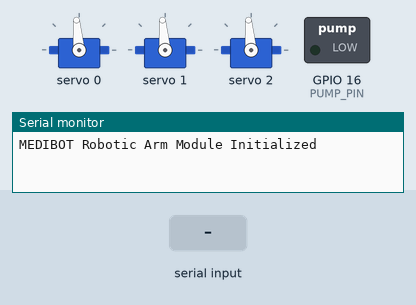
The sketch below on a simulated ESP32. On the bench: 3 × servo, switched loads named in the sketch (green lamp = pin HIGH), the last lines printed to the serial monitor. Inputs (shaded band) come from the test bench.

Above: at 1.2 s.
1.3 s: "DISPENSE\n" received over the second serial link
At 1.7 s:
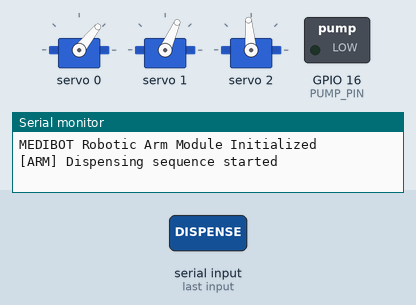
4.3 s: "DISPENSE\n" received over Serial
At 4.8 s:
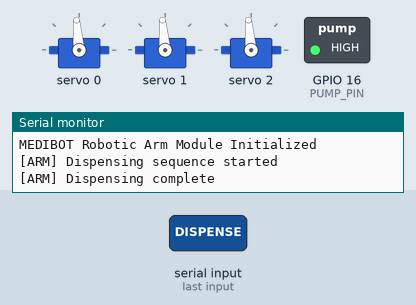
5.8 s: "B\n" received over Serial
At 7.0 s:
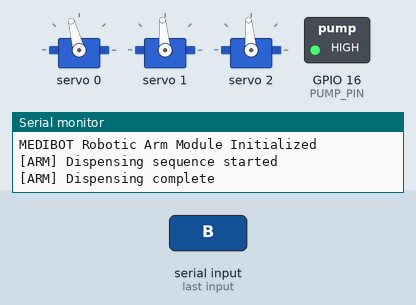
7.3 s: "M\n" received over Serial
At 8.1 s:
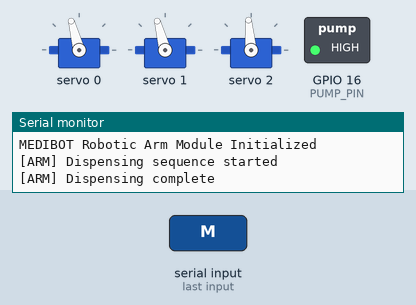
8.8 s: "T\n" received over Serial
At 9.3 s:
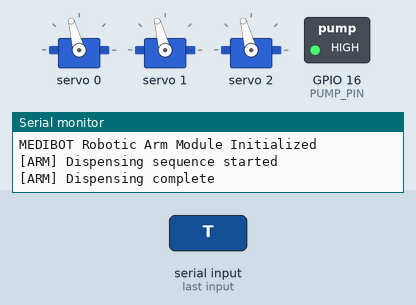
10.3 s: "p\n" received over Serial
At 11.6 s:
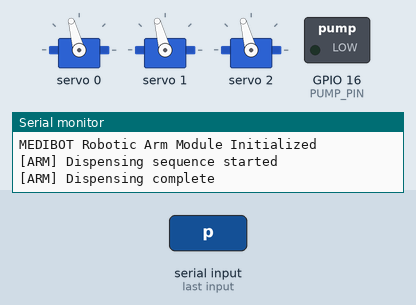
Timing chart, 0 to 12.8 s (numbered marks = the images above; inputs shaded):
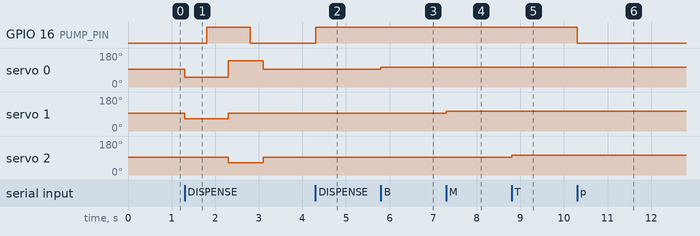

Measured:
- after the input at 1.3 s, GPIO 16 (PUMP_PIN): LOW → HIGH after 0.50 s, → LOW 1.0 s later; servo 0: 95° → 51° at once, → 139° 1.0 s later, → 95° 0.80 s later; servo 1: 95° → 66° at once, → 95° 1.0 s later; servo 2: 95° → 66° after 1.0 s, → 95° 0.80 s later
- after the input at 4.3 s, GPIO 16 (PUMP_PIN): LOW → HIGH at once
- after the input at 5.8 s, servo 0: 95° → 105° at once
- after the input at 7.3 s, servo 1: 95° → 105° at once
- after the input at 8.8 s, servo 2: 95° → 105° at once
- after the input at 10.3 s, GPIO 16 (PUMP_PIN): HIGH → LOW at once

The sketch:

robotic_arm_esp32.ino
```cpp
/*
  MEDIBOT - Robotic Arm Module (Medicine Handling)
  ---------------------------------------------------
  Controller: ESP32
  Function: Controls a multi-DOF robotic arm using a PCA9685 servo driver,
            operates a suction pump (via ULN driver) for picking/releasing
            medicine, and supports both manual control and stored/replayed
            movement sequences.

  Based on Robotic Arm Algorithm (Medicine Handling) documented in the
  MEDIBOT project report, Section 3.2.3.

  Library required: Adafruit_PWMServoDriver
*/

#include <Wire.h>
#include <Adafruit_PWMServoDriver.h>
#include <EEPROM.h>

Adafruit_PWMServoDriver pwm = Adafruit_PWMServoDriver();

// ---------- Servo Channel Assignments (PCA9685) ----------
#define BASE_SERVO_CH    0
#define MIDDLE_SERVO_CH  1
#define TOP_SERVO_CH     2

// ---------- Pump Control (via ULN driver) ----------
#define PUMP_PIN  16

// ---------- Servo Pulse Range ----------
#define SERVO_MIN  150   // pulse length for 0 degrees
#define SERVO_MAX  600   // pulse length for 180 degrees

// ---------- Sequence Storage ----------
#define MAX_STEPS 20
struct ArmStep {
  int baseAngle;
  int middleAngle;
  int topAngle;
  bool pumpOn;
};
ArmStep sequence[MAX_STEPS];
int stepCount = 0;

// ---------- Current Position ----------
int currentBase = 90;
int currentMiddle = 90;
int currentTop = 90;

void setup() {
  Serial.begin(115200);
  Serial2.begin(115200);  // Communication with vehicle ESP32

  Wire.begin();
  pwm.begin();
  pwm.setPWMFreq(60);

  pinMode(PUMP_PIN, OUTPUT);
  digitalWrite(PUMP_PIN, LOW);

  // Move to initial/home position
  setServoAngle(BASE_SERVO_CH, currentBase);
  setServoAngle(MIDDLE_SERVO_CH, currentMiddle);
  setServoAngle(TOP_SERVO_CH, currentTop);

  Serial.println("MEDIBOT Robotic Arm Module Initialized");
}

void loop() {
  // Listen for trigger from vehicle module (reached destination)
  if (Serial2.available()) {
    String msg = Serial2.readStringUntil('\n');
    msg.trim();
    if (msg == "DISPENSE") {
      dispenseMedicine();
    }
  }

  // Manual control via Serial (for testing/calibration)
  if (Serial.available()) {
    char cmd = Serial.read();
    handleManualCommand(cmd);
  }
}

// ---------- Manual Control ----------
// B = base movement, M = middle joint, T = top joint, P/p = pump on/off
void handleManualCommand(char cmd) {
  switch (cmd) {
    case 'B':
      currentBase = constrain(currentBase + 10, 0, 180);
      setServoAngle(BASE_SERVO_CH, currentBase);
      break;
    case 'M':
      currentMiddle = constrain(currentMiddle + 10, 0, 180);
      setServoAngle(MIDDLE_SERVO_CH, currentMiddle);
      break;
    case 'T':
      currentTop = constrain(currentTop + 10, 0, 180);
      setServoAngle(TOP_SERVO_CH, currentTop);
      break;
    case 'P':
      digitalWrite(PUMP_PIN, HIGH);
      break;
    case 'p':
      digitalWrite(PUMP_PIN, LOW);
      break;
  }
}

// ---------- Sequence Storage & Execution ----------
void storeCurrentStep(bool pumpState) {
  if (stepCount < MAX_STEPS) {
    sequence[stepCount].baseAngle = currentBase;
    sequence[stepCount].middleAngle = currentMiddle;
    sequence[stepCount].topAngle = currentTop;
    sequence[stepCount].pumpOn = pumpState;
    stepCount++;
  }
}

void executeSequence() {
  for (int i = 0; i < stepCount; i++) {
    setServoAngle(BASE_SERVO_CH, sequence[i].baseAngle);
    setServoAngle(MIDDLE_SERVO_CH, sequence[i].middleAngle);
    setServoAngle(TOP_SERVO_CH, sequence[i].topAngle);
    digitalWrite(PUMP_PIN, sequence[i].pumpOn ? HIGH : LOW);
    delay(500); // fixed delay between steps
  }
}

// ---------- Medicine Dispensing Routine ----------
void dispenseMedicine() {
  Serial.println("[ARM] Dispensing sequence started");

  // Position arm over medicine
  setServoAngle(BASE_SERVO_CH, 45);
  setServoAngle(MIDDLE_SERVO_CH, 60);
  setServoAngle(TOP_SERVO_CH, 90);
  delay(500);

  // Activate pump to pick up medicine
  digitalWrite(PUMP_PIN, HIGH);
  delay(500);

  // Move to delivery position
  setServoAngle(BASE_SERVO_CH, 135);
  setServoAngle(MIDDLE_SERVO_CH, 90);
  setServoAngle(TOP_SERVO_CH, 60);
  delay(500);

  // Release medicine
  digitalWrite(PUMP_PIN, LOW);
  delay(300);

  // Return to home position
  setServoAngle(BASE_SERVO_CH, 90);
  setServoAngle(MIDDLE_SERVO_CH, 90);
  setServoAngle(TOP_SERVO_CH, 90);

  Serial.println("[ARM] Dispensing complete");
  Serial2.println("ARM_DONE");
}

// ---------- Servo Helper ----------
void setServoAngle(uint8_t channel, int angle) {
  int pulse = map(angle, 0, 180, SERVO_MIN, SERVO_MAX);
  pwm.setPWM(channel, 0, pulse);
}
```
